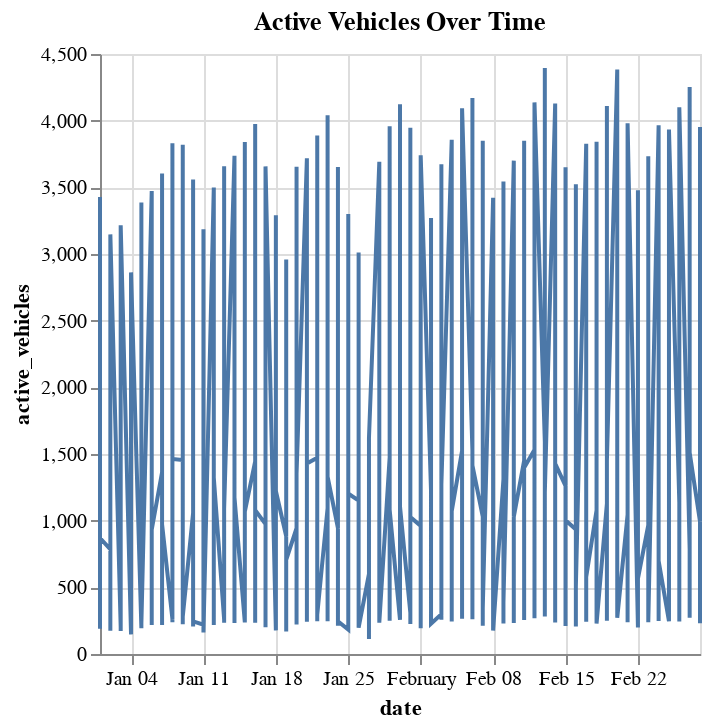

Notebook code for this chart:
### Code cell
#4. Line Chart of Trips Over Time
line_vehicles_over_time = alt.Chart(data).mark_line().encode(
    x='date:T',
    y='active_vehicles:Q',
    tooltip=['date', 'active_vehicles']
).properties(
    title='Active Vehicles Over Time'
)
line_vehicles_over_time

### Figure 1 — Vega-Lite specification as saved in the notebook (floating-point values rounded to 4 significant figures; data arrays with more than 128 entries replaced by an {"elided": "..."} marker saying what was removed)
{"config": {"view": {"continuousWidth": 300, "continuousHeight": 300}}, "data": {"name": "data-d1b40201a282773a8bf9345ea39531da"}, "mark": {"type": "line"}, "encoding": {"tooltip": [{"field": "date", "type": "nominal"}, {"field": "active_vehicles", "type": "quantitative"}], "x": {"field": "date", "type": "temporal"}, "y": {"field": "active_vehicles", "type": "quantitative"}}, "title": "Active Vehicles Over Time", "$schema": "https://vega.github.io/schema/vega-lite/v5.17.0.json", "datasets": {"data-d1b40201a282773a8bf9345ea39531da": {"elided": "354 records"}}}
